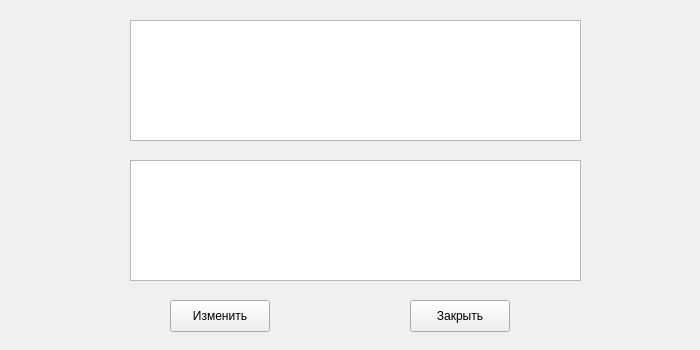
<?xml version="1.0" encoding="UTF-8"?>
<ui version="4.0">
 <class>Form</class>
 <widget class="QWidget" name="Form">
  <property name="geometry">
   <rect>
    <x>0</x>
    <y>0</y>
    <width>700</width>
    <height>350</height>
   </rect>
  </property>
  <property name="windowTitle">
   <string>Form</string>
  </property>
  <widget class="QTextEdit" name="textEdit">
   <property name="geometry">
    <rect>
     <x>130</x>
     <y>20</y>
     <width>451</width>
     <height>121</height>
    </rect>
   </property>
  </widget>
  <widget class="QTextEdit" name="textEdit_2">
   <property name="geometry">
    <rect>
     <x>130</x>
     <y>160</y>
     <width>451</width>
     <height>121</height>
    </rect>
   </property>
  </widget>
  <widget class="QPushButton" name="pushButton_2">
   <property name="geometry">
    <rect>
     <x>170</x>
     <y>300</y>
     <width>100</width>
     <height>32</height>
    </rect>
   </property>
   <property name="text">
    <string>Изменить</string>
   </property>
  </widget>
  <widget class="QPushButton" name="pushButton_3">
   <property name="geometry">
    <rect>
     <x>410</x>
     <y>300</y>
     <width>100</width>
     <height>32</height>
    </rect>
   </property>
   <property name="text">
    <string>Закрыть</string>
   </property>
  </widget>
 </widget>
 <resources/>
 <connections/>
</ui>
